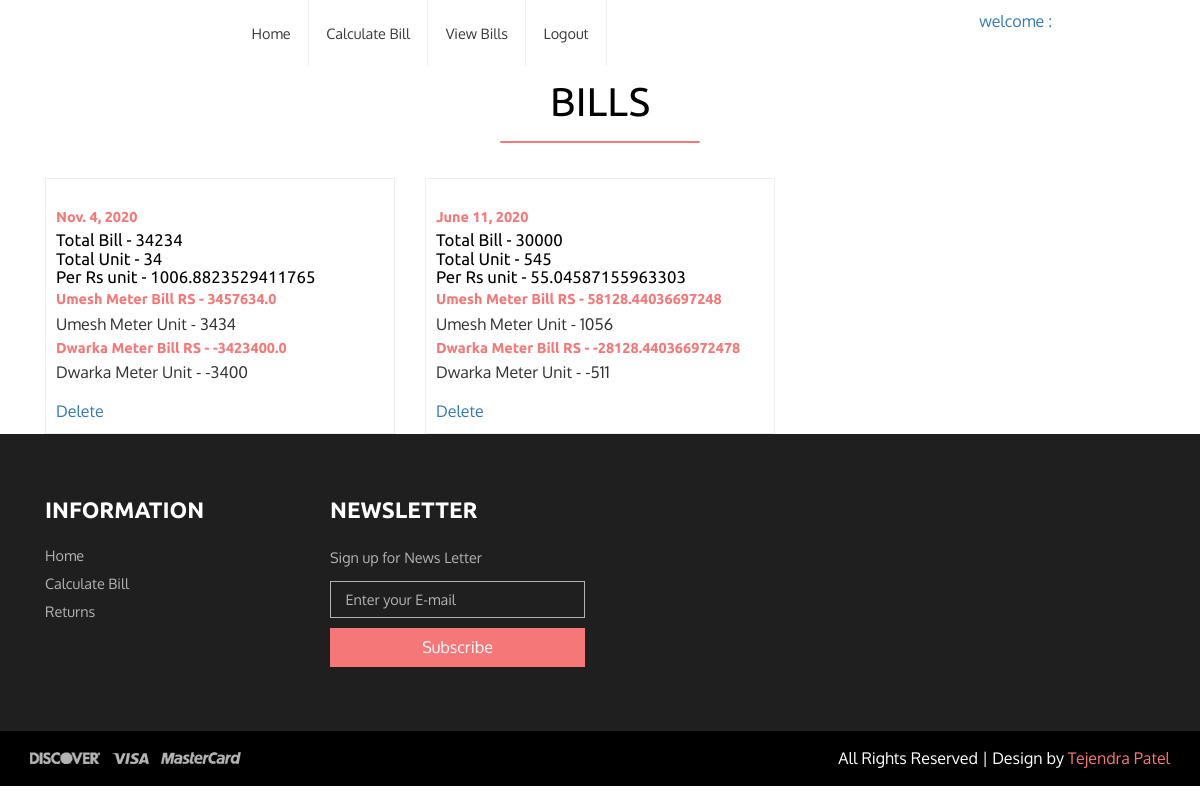
/main/, run on the app's committed database.
### patelbill/models.py (models this page shows)
class Calculator(models.Model):
    Main_meter_bill_RS =  models.IntegerField(null = True)
    Main_Meter_Unit = models.IntegerField(null = True)
    Per_Unit_Rs = models.FloatField(null = True)
    First_meter_bill_RS = models.FloatField(null=True)
    First_Meter_Unit = models.IntegerField(null=True)
    Second_meter_bill_RS = models.FloatField(null = True)
    Second_Meter_Unit = models.IntegerField(null = True)
    Bill_image = models.FileField(null = True)
    Bill_date = models.DateField(null = True)

### patelbill/views.py (the view)
# urls.py: path('main/', Main, name='Mainn'),
def Main(request):
    bill = Calculator.objects.all().order_by('-Bill_date')
    d= {"bill":bill}
    return render(request, 'index.html',d)

### patelbill/templates/index.html (shortened to what this page needs)
{% extends 'base.html' %}
{% block body %}
{% load static %}
		<div class="content">
			<div class="container">
			<div class="content-mid">
				<h3>BILLS</h3>
				<label class="line"></label>
				<div class="mid-popular">
                    {% for i in bill %}
					<div class="col-md-4 item-grid simpleCart_shelfItem">
					<div class=" mid-pop">
						<div class="mid-1">
						<div class="women">
						<div class="women-top">
							<span>{{ i.Bill_date }}</span>
							<h6><a>Total Bill - {{ i.Main_meter_bill_RS }}</a></h6>
							<h6><a>Total Unit - {{ i.Main_Meter_Unit }}</a></h6>
							<h6><a>Per Rs unit - {{ i.Per_Unit_Rs }}</a></h6>
							</div>
							<div class="clearfix"></div>
							</div>
                            <span>Umesh Meter Bill RS - {{ i.First_meter_bill_RS }}</span>
                            <p>Umesh Meter Unit - {{ i.First_Meter_Unit }}</p>
                            <span>Dwarka Meter Bill RS - {{ i.Second_meter_bill_RS }}</span>
                            <p>Dwarka Meter Unit - {{ i.Second_Meter_Unit }}</p>
							<div class="mid-2">
                            <a href="{% url 'deleteblog' i.id %}"class="active" >Delete</a>
							</div>
						</div>
					</div>
					</div>
                    {% endfor %}
					<div class="clearfix"></div>
				</div>
                </div>
			</div>
			</div>
  {% endblock %}

### patelbill/templates/base.html (shortened to what this page needs)
<!DOCTYPE html>
<html>
<head>
    {% load static %}
<link href="{% static 'css/bootstrap.css' %}" rel="stylesheet" type="text/css" media="all" />
<link href="{% static 'css/style.css' %}" rel="stylesheet" type="text/css" media="all" />
<link href="{% static 'css/style4.css' %}" rel="stylesheet" type="text/css" media="all" />
	<link rel="stylesheet" href="{% static 'css/jstarbox.css' %}" type="text/css" media="screen" charset="utf-8" />
</head>
<body>
<div class="header">
		<div class="container">
			<div class="head-top">
		 <div class="col-sm-8 col-md-offset-2 h_menu4">
				<nav class="navbar nav_bottom" role="navigation">
    <div class="collapse navbar-collapse" id="bs-megadropdown-tabs">
        <ul class="nav navbar-nav nav_1">
            <li><a class="color" href="{% url 'Mainn' %}">Home</a></li>
			<li><a class="color3" href="{% url 'home' %}">Calculate Bill</a></li>
			<li><a class="color4" href="{% url 'Mainn' %}">View Bills</a></li>
			<li><a class="color4" href="{% url 'Logout' %}">Logout</a></li>
        </ul>
     </div>
</nav>
			</div>
			<div class="col-sm-2 search-right">
                <a href="#"class="active" >welcome : {{ request.user.username }}</a>
             </div>
					<div class="clearfix"> </div>
			<link href="{% static 'css/popuo-box.css' %}" rel="stylesheet" type="text/css" media="all"/>
			</div>
		</div>
	</div>
        {% block body %}
        {% endblock %}
	<div class="footer">
	<div class="footer-middle">
				<div class="container">
					<div class="col-md-3 footer-middle-in">
						<h6>Information</h6>
						<ul class=" in">
							<li><a href="{% url 'Mainn' %}">Home</a></li>
							<li><a href="{% url 'home' %}">Calculate Bill</a></li>
							<li><a href="#">Returns</a></li>
						</ul>
						<div class="clearfix"></div>
					</div>
					<div class="col-md-3 footer-middle-in">
						<h6>Newsletter</h6>
						<span>Sign up for News Letter</span>
							<form>
								<input type="text" value="Enter your E-mail" onfocus="this.value='';" onblur="if (this.value == '') {this.value ='Enter your E-mail';}">
								<input type="submit" value="Subscribe">
							</form>
					</div>
					<div class="clearfix"> </div>
				</div>
			</div>
			<div class="footer-bottom">
				<div class="container">
					<ul class="footer-bottom-top">
						<li><a href="#"><img src="{% static 'images/f1.png' %}" class="img-responsive" alt=""></a></li>
						<li><a href="#"><img src="{% static 'images/f2.png' %}" class="img-responsive" alt=""></a></li>
						<li><a href="#"><img src="{% static 'images/f3.png' %}" class="img-responsive" alt=""></a></li>
					</ul>
					<p class="footer-class">All Rights Reserved | Design by  <a href="tejendrapatel1998@gmail.com" target="_blank">Tejendra Patel</a> </p>
					<div class="clearfix"> </div>
				</div>
			</div>
		</div>
		<link rel="stylesheet" href="{%  static 'css/chocolat.css' %}" type="text/css" media="screen" charset="utf-8">
</body>
</html>

### patelbill/static/css/style.css (style rules this page uses)
html,body { background:#fff; font-size: 100%; font-family:'Oxygen-Regular'; }
body a { transition: 0.5s all; -webkit-transition: 0.5s all; -o-transition: 0.5s all; -moz-transition: 0.5s all; -ms-transition: 0.5s all; }
ul { padding: 0; margin: 0; }
h1,h2,h3,h4,h5,h6,label,p { margin:0; }
ul.nav_1 li a { font-size: 0.9em; color: #3A3A3A; padding: 1.6em; }
ul.nav_1 li { border-right:1px solid #EFEFEF; }
.navbar { margin-bottom: 0px; border:none; }
div#bs-megadropdown-tabs { padding: 0; }
.h_menu4 { margin-left: 13.6%; }
.search-right { padding: 0.6em 0 0; }
.content-mid h3 { font-size: 2.5em; color: #000000; line-height: 1.8em; font-family: 'Ubuntu-Regular'; text-align:center; }
label.line { width:200px; height:2px; display:block; background:#F67777; border-radius:10px; margin: 0.2em auto; }
.mid-1 span { font-size: 0.9em; color: #F67777; line-height: 1.8em; font-family: 'Ubuntu-Bold'; }
.women-top { float: left; }
.mid-1 h6 { font-size: 1.2em; font-family: 'Ubuntu-Regular'; }
.mid-1 h6 a { color: #000000; text-decoration:none; }
.mid-2 { padding-top: 1em; }
.mid-1 { padding-top: 1em; }
.mid-pop { position:relative; border: 1px solid #EFECEC; padding: 10px; }
.mid-popular { padding-top: 2em; }
.footer-middle { background:#1F1F1F; padding:4em 0; }
.footer-middle-in h6 { font-size: 1.4em; color: #fff; font-family: 'Ubuntu-Bold'; margin-bottom: 1em; text-transform: uppercase; }
.footer-middle-in span { font-size: 0.9em; color: #B3B3B3; line-height: 1.8em; }
.in { float:left; }
ul.in li { list-style:none; }
ul.in li a { color:#B3B3B3; font-size:0.9em; text-decoration:none; padding:0 0 0.5em ; display:block; }
.footer-middle-in input[type="text"] { width: 100%; padding: 0.5em 1em; margin: 0.7em 0; background: none; outline: none; border: 1px solid #B3B3B3; -webkit-appearance: none; font-size: 0.9em; color: #B3B3B3; }
.footer-middle-in input[type="submit"] { width: 100%; font-size: 1em; background: #F67777; padding: 0.5em 1em; text-align: center; color: #fff; border: none; outline: none; -webkit-appearance: none; transition: 0.5s all; -webkit-transition: 0.5s all; -o-transition: 0.5s all; -moz-transition: 0.5s all; -ms-transition: 0.5s all; }
.footer-bottom { background:#000; padding:1em 0; }
.footer-class { color:#fff; font-size:1em; float:right; }
.footer-class a { color:#F67777; text-decoration:none; }
.footer-bottom-top { float:left; }
.footer-bottom-top li { display:inline-block; }
@media (max-width:1220px) { .h_menu4 { margin-left: 16.6%; } }
@media (max-width:1220px) { ul.nav_1 li a { padding: 1.6em 1.2em; } }
@media (max-width:1220px) { .mid-1 h6 { font-size: 1.05em; } }

### patelbill/static/css/chocolat.css (style rules this page uses)
body { margin:0; padding:0; }

### data on the page
Calculator: Bill_date "Nov. 4, 2020", Main_meter_bill_RS "34234", Main_Meter_Unit "34", Per_Unit_Rs "1006.8823529411765", First_meter_bill_RS "3457634.0", First_Meter_Unit "3434", Second_meter_bill_RS "-3423400.0", Second_Meter_Unit "-3400"
Calculator: Bill_date "June 11, 2020", Main_meter_bill_RS "30000", Main_Meter_Unit "545", Per_Unit_Rs "55.04587155963303", First_meter_bill_RS "58128.44036697248", First_Meter_Unit "1056", Second_meter_bill_RS "-28128.440366972478", Second_Meter_Unit "-511"
